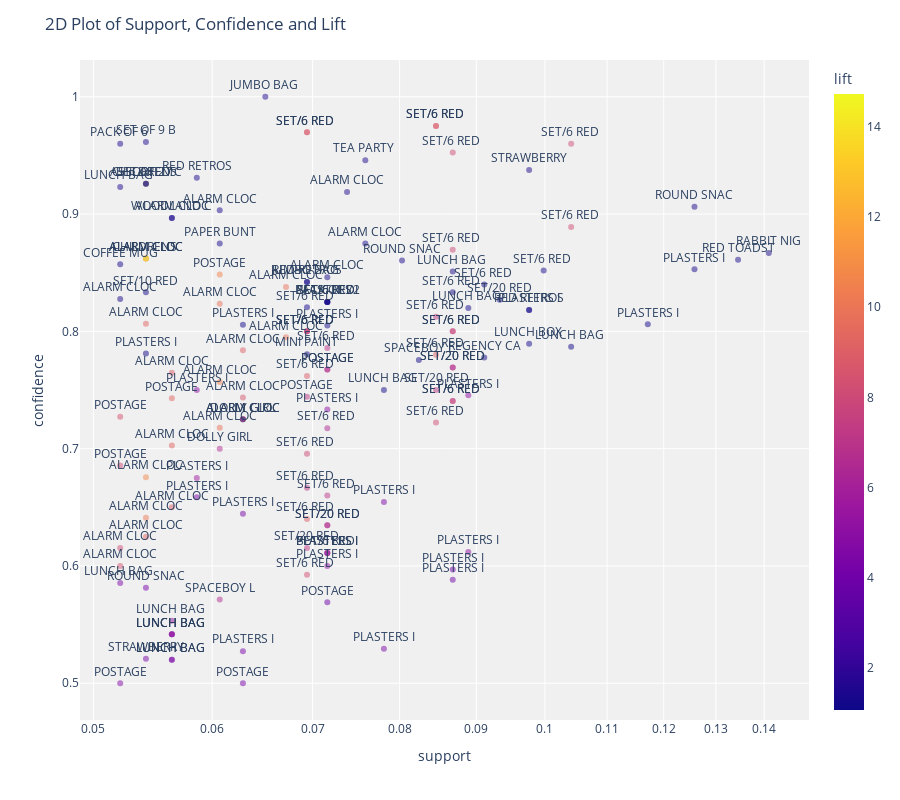

Here is the notebook cell this chart was saved with:
### Code cell
plot_model(a1)

### Figure 1 — Plotly figure (JSON) as saved in the notebook; plotly's stock layout.template omitted (floating-point values rounded to 4 significant figures; data arrays with more than 128 entries replaced by an {"elided": "..."} marker saying what was removed)
{"data": [{"customdata": {"elided": "141x2 str values"}, "hovertemplate": "support=%{x}<br>confidence=%{y}<br>antecedents_short=%{text}<br>antecedents=%{customdata[0]}<br>consequents=%{customdata[1]}<br>lift=%{marker.color}<extra></extra>", "legendgroup": "", "marker": {"color": {"elided": "141 float values"}, "coloraxis": "coloraxis", "opacity": 0.5, "symbol": "circle"}, "mode": "markers+text", "name": "", "orientation": "v", "showlegend": false, "text": {"elided": "141 str values"}, "x": {"elided": "141 float values"}, "xaxis": "x", "y": {"elided": "141 float values"}, "yaxis": "y", "type": "scatter", "textposition": "top center"}], "layout": {"xaxis": {"anchor": "y", "domain": [0, 1], "title": {"text": "support"}, "type": "log"}, "yaxis": {"anchor": "x", "domain": [0, 1], "title": {"text": "confidence"}}, "coloraxis": {"colorbar": {"title": {"text": "lift"}}, "colorscale": [[0, "#0d0887"], [0.1111, "#46039f"], [0.2222, "#7201a8"], [0.3333, "#9c179e"], [0.4444, "#bd3786"], [0.5556, "#d8576b"], [0.6667, "#ed7953"], [0.7778, "#fb9f3a"], [0.8889, "#fdca26"], [1, "#f0f921"]]}, "legend": {"tracegroupgap": 0}, "margin": {"t": 60}, "plot_bgcolor": "rgb(240,240,240)", "title": {"text": "2D Plot of Support, Confidence and Lift"}, "height": 800}}
